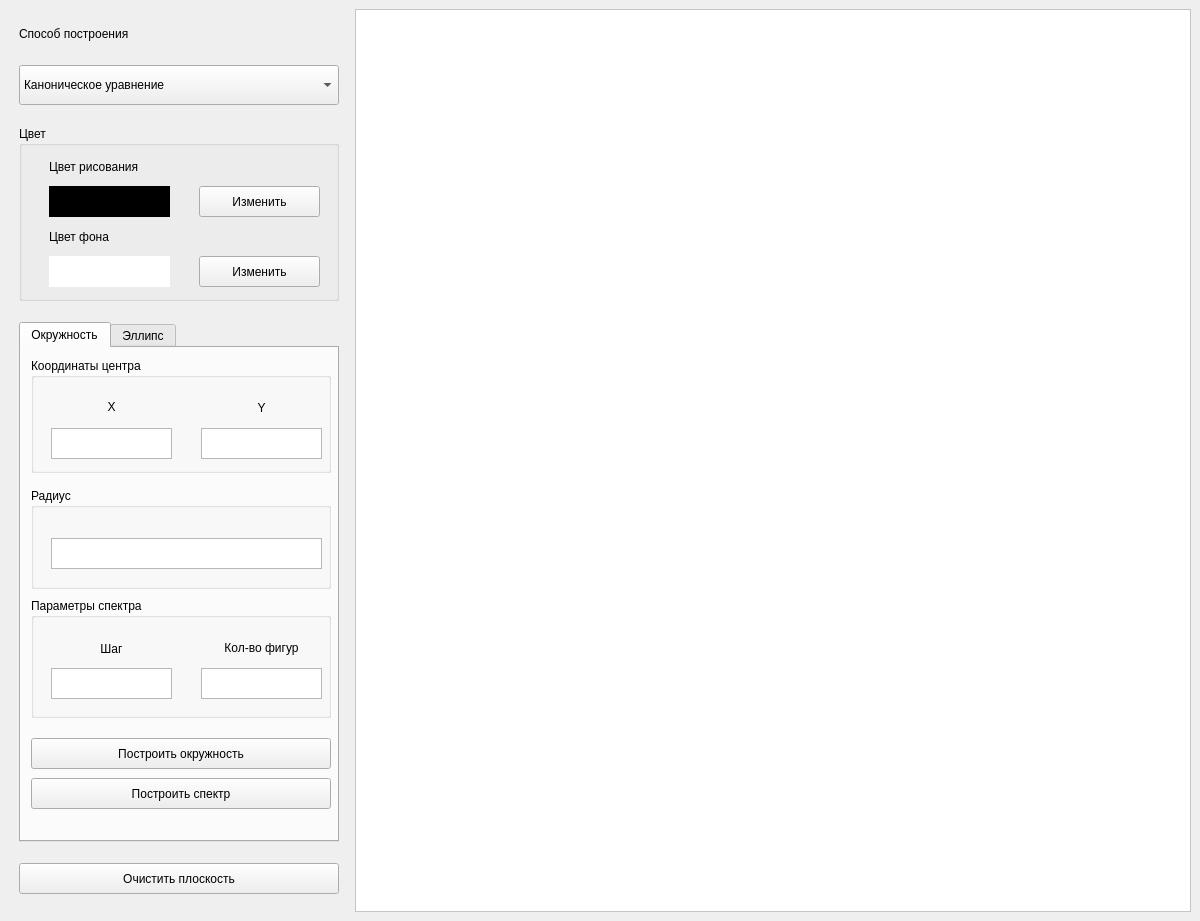
<?xml version="1.0" encoding="UTF-8"?>
<ui version="4.0">
 <class>mainWindow</class>
 <widget class="QMainWindow" name="mainWindow">
  <property name="geometry">
   <rect>
    <x>0</x>
    <y>0</y>
    <width>1200</width>
    <height>921</height>
   </rect>
  </property>
  <property name="minimumSize">
   <size>
    <width>1200</width>
    <height>921</height>
   </size>
  </property>
  <property name="windowTitle">
   <string>Лабораторная работа №4</string>
  </property>
  <widget class="QWidget" name="centralwidget">
   <layout class="QHBoxLayout" name="horizontalLayout_3">
    <item>
     <layout class="QVBoxLayout" name="verticalLayout">
      <property name="leftMargin">
       <number>10</number>
      </property>
      <property name="rightMargin">
       <number>10</number>
      </property>
      <item>
       <widget class="QLabel" name="label">
        <property name="minimumSize">
         <size>
          <width>320</width>
          <height>0</height>
         </size>
        </property>
        <property name="maximumSize">
         <size>
          <width>320</width>
          <height>20</height>
         </size>
        </property>
        <property name="text">
         <string>Способ построения</string>
        </property>
       </widget>
      </item>
      <item>
       <widget class="QComboBox" name="AlgorithmTypeBox">
        <property name="minimumSize">
         <size>
          <width>320</width>
          <height>40</height>
         </size>
        </property>
        <property name="maximumSize">
         <size>
          <width>320</width>
          <height>16777215</height>
         </size>
        </property>
        <item>
         <property name="text">
          <string>Каноническое уравнение</string>
         </property>
        </item>
        <item>
         <property name="text">
          <string>Параметрическое уравнение</string>
         </property>
        </item>
        <item>
         <property name="text">
          <string>Алгоритм Брезенхема</string>
         </property>
        </item>
        <item>
         <property name="text">
          <string>Алгоритм средней точки</string>
         </property>
        </item>
        <item>
         <property name="text">
          <string>Библиотечная функция</string>
         </property>
        </item>
       </widget>
      </item>
      <item>
       <widget class="QGroupBox" name="groupBox_2">
        <property name="minimumSize">
         <size>
          <width>320</width>
          <height>175</height>
         </size>
        </property>
        <property name="maximumSize">
         <size>
          <width>320</width>
          <height>175</height>
         </size>
        </property>
        <property name="title">
         <string>Цвет</string>
        </property>
        <widget class="QLabel" name="label_3">
         <property name="geometry">
          <rect>
           <x>30</x>
           <y>30</y>
           <width>141</width>
           <height>21</height>
          </rect>
         </property>
         <property name="text">
          <string>Цвет рисования</string>
         </property>
        </widget>
        <widget class="QLabel" name="label_4">
         <property name="geometry">
          <rect>
           <x>30</x>
           <y>100</y>
           <width>101</width>
           <height>21</height>
          </rect>
         </property>
         <property name="text">
          <string>Цвет фона</string>
         </property>
        </widget>
        <widget class="QPushButton" name="changePenColorBtn">
         <property name="geometry">
          <rect>
           <x>180</x>
           <y>60</y>
           <width>121</width>
           <height>31</height>
          </rect>
         </property>
         <property name="text">
          <string>Изменить</string>
         </property>
        </widget>
        <widget class="QPushButton" name="changeBackgroundColorBtn">
         <property name="geometry">
          <rect>
           <x>180</x>
           <y>130</y>
           <width>121</width>
           <height>31</height>
          </rect>
         </property>
         <property name="text">
          <string>Изменить</string>
         </property>
        </widget>
        <widget class="QLabel" name="PenColor">
         <property name="geometry">
          <rect>
           <x>30</x>
           <y>60</y>
           <width>121</width>
           <height>31</height>
          </rect>
         </property>
         <property name="styleSheet">
          <string notr="true">background: black</string>
         </property>
         <property name="text">
          <string/>
         </property>
        </widget>
        <widget class="QLabel" name="backgroundColor">
         <property name="geometry">
          <rect>
           <x>30</x>
           <y>130</y>
           <width>121</width>
           <height>31</height>
          </rect>
         </property>
         <property name="styleSheet">
          <string notr="true">background: white</string>
         </property>
         <property name="text">
          <string/>
         </property>
        </widget>
       </widget>
      </item>
      <item>
       <widget class="QTabWidget" name="tabWidget">
        <property name="maximumSize">
         <size>
          <width>320</width>
          <height>520</height>
         </size>
        </property>
        <property name="currentIndex">
         <number>0</number>
        </property>
        <widget class="QWidget" name="tab">
         <attribute name="title">
          <string>Окружность</string>
         </attribute>
         <widget class="QGroupBox" name="groupBox_5">
          <property name="geometry">
           <rect>
            <x>10</x>
            <y>10</y>
            <width>300</width>
            <height>115</height>
           </rect>
          </property>
          <property name="minimumSize">
           <size>
            <width>300</width>
            <height>0</height>
           </size>
          </property>
          <property name="maximumSize">
           <size>
            <width>16777215</width>
            <height>115</height>
           </size>
          </property>
          <property name="title">
           <string>Координаты центра</string>
          </property>
          <widget class="QLabel" name="label_9">
           <property name="geometry">
            <rect>
             <x>20</x>
             <y>40</y>
             <width>121</width>
             <height>17</height>
            </rect>
           </property>
           <property name="text">
            <string>X</string>
           </property>
           <property name="alignment">
            <set>Qt::AlignCenter</set>
           </property>
          </widget>
          <widget class="QLabel" name="label_8">
           <property name="geometry">
            <rect>
             <x>170</x>
             <y>40</y>
             <width>121</width>
             <height>20</height>
            </rect>
           </property>
           <property name="text">
            <string>Y</string>
           </property>
           <property name="alignment">
            <set>Qt::AlignCenter</set>
           </property>
          </widget>
          <widget class="QTextEdit" name="CircleCenterX">
           <property name="geometry">
            <rect>
             <x>20</x>
             <y>70</y>
             <width>121</width>
             <height>31</height>
            </rect>
           </property>
          </widget>
          <widget class="QTextEdit" name="CircleCenterY">
           <property name="geometry">
            <rect>
             <x>170</x>
             <y>70</y>
             <width>121</width>
             <height>31</height>
            </rect>
           </property>
          </widget>
         </widget>
         <widget class="QGroupBox" name="groupBox">
          <property name="geometry">
           <rect>
            <x>10</x>
            <y>140</y>
            <width>300</width>
            <height>101</height>
           </rect>
          </property>
          <property name="minimumSize">
           <size>
            <width>300</width>
            <height>0</height>
           </size>
          </property>
          <property name="maximumSize">
           <size>
            <width>16777215</width>
            <height>115</height>
           </size>
          </property>
          <property name="title">
           <string>Радиус</string>
          </property>
          <widget class="QTextEdit" name="CircleRadius">
           <property name="geometry">
            <rect>
             <x>20</x>
             <y>50</y>
             <width>271</width>
             <height>31</height>
            </rect>
           </property>
          </widget>
         </widget>
         <widget class="QGroupBox" name="groupBox_4">
          <property name="geometry">
           <rect>
            <x>10</x>
            <y>250</y>
            <width>300</width>
            <height>120</height>
           </rect>
          </property>
          <property name="minimumSize">
           <size>
            <width>300</width>
            <height>0</height>
           </size>
          </property>
          <property name="maximumSize">
           <size>
            <width>16777215</width>
            <height>120</height>
           </size>
          </property>
          <property name="title">
           <string>Параметры спектра</string>
          </property>
          <widget class="QTextEdit" name="CircleStep">
           <property name="geometry">
            <rect>
             <x>20</x>
             <y>70</y>
             <width>121</width>
             <height>31</height>
            </rect>
           </property>
          </widget>
          <widget class="QLabel" name="label_5">
           <property name="geometry">
            <rect>
             <x>20</x>
             <y>40</y>
             <width>121</width>
             <height>21</height>
            </rect>
           </property>
           <property name="text">
            <string>Шаг</string>
           </property>
           <property name="alignment">
            <set>Qt::AlignCenter</set>
           </property>
          </widget>
          <widget class="QTextEdit" name="CircleNumFigures">
           <property name="geometry">
            <rect>
             <x>170</x>
             <y>70</y>
             <width>121</width>
             <height>31</height>
            </rect>
           </property>
          </widget>
          <widget class="QLabel" name="label_14">
           <property name="geometry">
            <rect>
             <x>170</x>
             <y>40</y>
             <width>121</width>
             <height>20</height>
            </rect>
           </property>
           <property name="text">
            <string>Кол-во фигур</string>
           </property>
           <property name="alignment">
            <set>Qt::AlignCenter</set>
           </property>
          </widget>
         </widget>
         <widget class="QPushButton" name="plotCircle">
          <property name="geometry">
           <rect>
            <x>10</x>
            <y>390</y>
            <width>300</width>
            <height>31</height>
           </rect>
          </property>
          <property name="minimumSize">
           <size>
            <width>300</width>
            <height>31</height>
           </size>
          </property>
          <property name="maximumSize">
           <size>
            <width>300</width>
            <height>31</height>
           </size>
          </property>
          <property name="text">
           <string>Построить окружность</string>
          </property>
         </widget>
         <widget class="QPushButton" name="plotCircleSpectrum">
          <property name="geometry">
           <rect>
            <x>10</x>
            <y>430</y>
            <width>300</width>
            <height>31</height>
           </rect>
          </property>
          <property name="minimumSize">
           <size>
            <width>300</width>
            <height>31</height>
           </size>
          </property>
          <property name="maximumSize">
           <size>
            <width>300</width>
            <height>31</height>
           </size>
          </property>
          <property name="text">
           <string>Построить спектр</string>
          </property>
         </widget>
        </widget>
        <widget class="QWidget" name="tab_2">
         <attribute name="title">
          <string>Эллипс</string>
         </attribute>
         <widget class="QGroupBox" name="groupBox_3">
          <property name="geometry">
           <rect>
            <x>10</x>
            <y>140</y>
            <width>300</width>
            <height>121</height>
           </rect>
          </property>
          <property name="minimumSize">
           <size>
            <width>300</width>
            <height>0</height>
           </size>
          </property>
          <property name="maximumSize">
           <size>
            <width>16777215</width>
            <height>131</height>
           </size>
          </property>
          <property name="title">
           <string>Полуоси</string>
          </property>
          <widget class="QLabel" name="label_10">
           <property name="geometry">
            <rect>
             <x>20</x>
             <y>40</y>
             <width>121</width>
             <height>17</height>
            </rect>
           </property>
           <property name="text">
            <string>Малая</string>
           </property>
           <property name="alignment">
            <set>Qt::AlignCenter</set>
           </property>
          </widget>
          <widget class="QTextEdit" name="SmallHalfAxis">
           <property name="geometry">
            <rect>
             <x>20</x>
             <y>70</y>
             <width>121</width>
             <height>31</height>
            </rect>
           </property>
          </widget>
          <widget class="QTextEdit" name="BigHalfAxis">
           <property name="geometry">
            <rect>
             <x>170</x>
             <y>70</y>
             <width>121</width>
             <height>31</height>
            </rect>
           </property>
          </widget>
          <widget class="QLabel" name="label_11">
           <property name="geometry">
            <rect>
             <x>170</x>
             <y>40</y>
             <width>121</width>
             <height>20</height>
            </rect>
           </property>
           <property name="text">
            <string>Большая</string>
           </property>
           <property name="alignment">
            <set>Qt::AlignCenter</set>
           </property>
          </widget>
         </widget>
         <widget class="QGroupBox" name="groupBox_6">
          <property name="geometry">
           <rect>
            <x>10</x>
            <y>10</y>
            <width>300</width>
            <height>115</height>
           </rect>
          </property>
          <property name="minimumSize">
           <size>
            <width>300</width>
            <height>0</height>
           </size>
          </property>
          <property name="maximumSize">
           <size>
            <width>16777215</width>
            <height>115</height>
           </size>
          </property>
          <property name="title">
           <string>Координаты центра</string>
          </property>
          <widget class="QLabel" name="label_12">
           <property name="geometry">
            <rect>
             <x>20</x>
             <y>40</y>
             <width>121</width>
             <height>17</height>
            </rect>
           </property>
           <property name="text">
            <string>X</string>
           </property>
           <property name="alignment">
            <set>Qt::AlignCenter</set>
           </property>
          </widget>
          <widget class="QLabel" name="label_13">
           <property name="geometry">
            <rect>
             <x>170</x>
             <y>40</y>
             <width>121</width>
             <height>20</height>
            </rect>
           </property>
           <property name="text">
            <string>Y</string>
           </property>
           <property name="alignment">
            <set>Qt::AlignCenter</set>
           </property>
          </widget>
          <widget class="QTextEdit" name="EllipseCenterX">
           <property name="geometry">
            <rect>
             <x>20</x>
             <y>70</y>
             <width>121</width>
             <height>31</height>
            </rect>
           </property>
          </widget>
          <widget class="QTextEdit" name="EllipseCenterY">
           <property name="geometry">
            <rect>
             <x>170</x>
             <y>70</y>
             <width>121</width>
             <height>31</height>
            </rect>
           </property>
          </widget>
         </widget>
         <widget class="QGroupBox" name="groupBox_7">
          <property name="geometry">
           <rect>
            <x>10</x>
            <y>260</y>
            <width>300</width>
            <height>120</height>
           </rect>
          </property>
          <property name="minimumSize">
           <size>
            <width>300</width>
            <height>0</height>
           </size>
          </property>
          <property name="maximumSize">
           <size>
            <width>16777215</width>
            <height>120</height>
           </size>
          </property>
          <property name="title">
           <string>Параметры спектра</string>
          </property>
          <widget class="QTextEdit" name="EllipseStep">
           <property name="geometry">
            <rect>
             <x>20</x>
             <y>70</y>
             <width>121</width>
             <height>31</height>
            </rect>
           </property>
          </widget>
          <widget class="QLabel" name="label_6">
           <property name="geometry">
            <rect>
             <x>20</x>
             <y>40</y>
             <width>121</width>
             <height>21</height>
            </rect>
           </property>
           <property name="text">
            <string>Шаг</string>
           </property>
           <property name="alignment">
            <set>Qt::AlignCenter</set>
           </property>
          </widget>
          <widget class="QTextEdit" name="EllipseNumFigures">
           <property name="geometry">
            <rect>
             <x>170</x>
             <y>70</y>
             <width>121</width>
             <height>31</height>
            </rect>
           </property>
          </widget>
          <widget class="QLabel" name="label_15">
           <property name="geometry">
            <rect>
             <x>170</x>
             <y>40</y>
             <width>121</width>
             <height>20</height>
            </rect>
           </property>
           <property name="text">
            <string>Кол-во фигур</string>
           </property>
           <property name="alignment">
            <set>Qt::AlignCenter</set>
           </property>
          </widget>
         </widget>
         <widget class="QPushButton" name="plotEllipse">
          <property name="geometry">
           <rect>
            <x>10</x>
            <y>400</y>
            <width>300</width>
            <height>31</height>
           </rect>
          </property>
          <property name="minimumSize">
           <size>
            <width>300</width>
            <height>31</height>
           </size>
          </property>
          <property name="maximumSize">
           <size>
            <width>300</width>
            <height>31</height>
           </size>
          </property>
          <property name="text">
           <string>Построить эллипс</string>
          </property>
         </widget>
         <widget class="QPushButton" name="plotEllipseSpectrum">
          <property name="geometry">
           <rect>
            <x>10</x>
            <y>440</y>
            <width>300</width>
            <height>31</height>
           </rect>
          </property>
          <property name="minimumSize">
           <size>
            <width>300</width>
            <height>31</height>
           </size>
          </property>
          <property name="maximumSize">
           <size>
            <width>300</width>
            <height>31</height>
           </size>
          </property>
          <property name="text">
           <string>Построить спектр</string>
          </property>
         </widget>
        </widget>
       </widget>
      </item>
      <item>
       <widget class="QPushButton" name="clearBtn">
        <property name="minimumSize">
         <size>
          <width>320</width>
          <height>31</height>
         </size>
        </property>
        <property name="maximumSize">
         <size>
          <width>320</width>
          <height>31</height>
         </size>
        </property>
        <property name="text">
         <string>Очистить плоскость</string>
        </property>
       </widget>
      </item>
     </layout>
    </item>
    <item>
     <widget class="QGraphicsView" name="graphicsView">
      <property name="sizePolicy">
       <sizepolicy hsizetype="Expanding" vsizetype="Expanding">
        <horstretch>0</horstretch>
        <verstretch>0</verstretch>
       </sizepolicy>
      </property>
      <property name="styleSheet">
       <string notr="true">background:white</string>
      </property>
     </widget>
    </item>
   </layout>
  </widget>
  <widget class="QMenuBar" name="menubar">
   <property name="geometry">
    <rect>
     <x>0</x>
     <y>0</y>
     <width>1200</width>
     <height>22</height>
    </rect>
   </property>
  </widget>
 </widget>
 <resources/>
 <connections/>
</ui>
